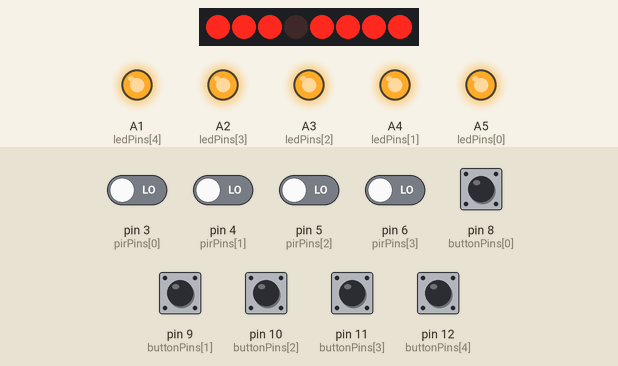
The sketch below on a simulated Arduino Uno, built with avr-gcc and run on an emulated ATmega328P. Parts: 8 shift-register outputs drawn as a row of LEDs (first output left, lit = HIGH), output pins drawn as LEDs (lit = HIGH). Wiring (inferred from the names in the program): shift register (74HC595): data A0; shift clock pin 13; latch pin 7. Wiring (inferred from the signals the program sends): row of LEDs: on Q0, Q1, Q2, Q3, Q4, Q5, Q6, Q7. Dashed ring = blinking. Inputs (shaded band) come from the test bench; at power-on: pin 8 (buttonPins[0]), pin 9 (buttonPins[1]), pin 10 (buttonPins[2]), pin 11 (buttonPins[3]), pin 12 (buttonPins[4]) HIGH, pin 3 (pirPins[0]), pin 4 (pirPins[1]), pin 5 (pirPins[2]), pin 6 (pirPins[3]) LOW. Pins used as bus, display or sensor lines are not drawn.

Above: at 1.2 s.
1.3 s: pin 8 (buttonPins[0]) pulled LOW for 1 s
At 1.75 s:
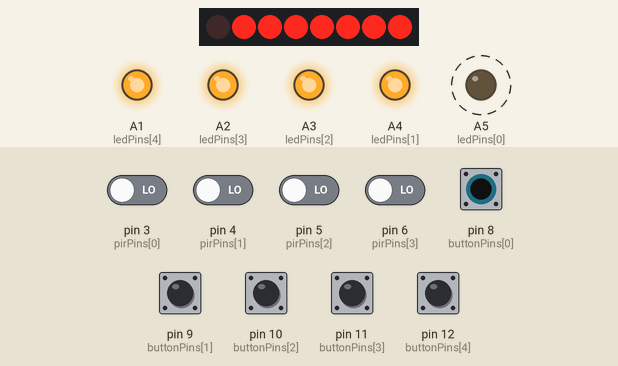
4.0 s: pin 9 (buttonPins[1]) pulled LOW for 0.15 s
At 5.2 s:
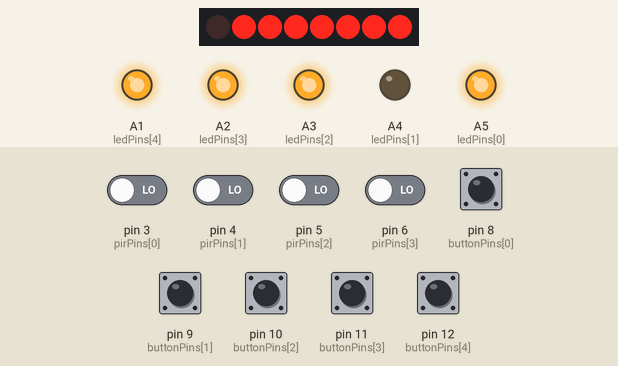
5.8 s: pin 10 (buttonPins[2]) pulled LOW for 0.15 s
At 6.6 s:
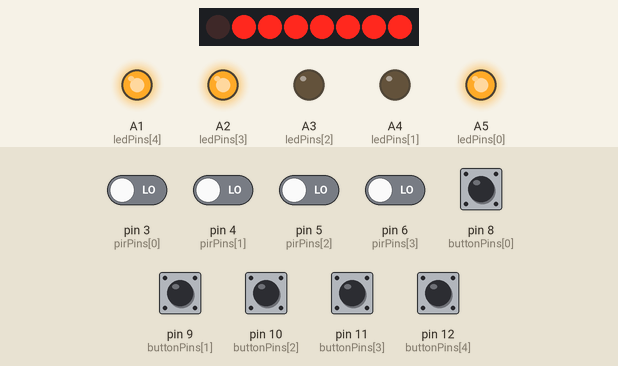
7.6 s: pin 4 (pirPins[1]) driven HIGH
At 8.8 s:
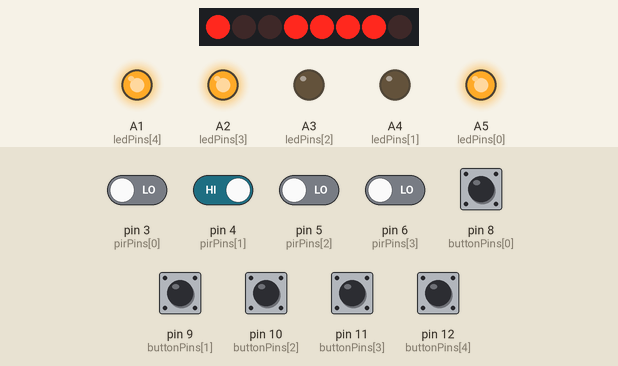
9.1 s: pin 5 (pirPins[2]) driven HIGH
At 10.0 s:
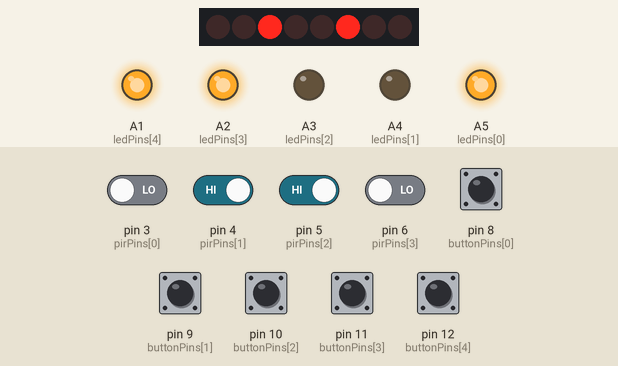
10.6 s: pin 11 (buttonPins[3]) pulled LOW for 0.15 s
At 11.4 s:
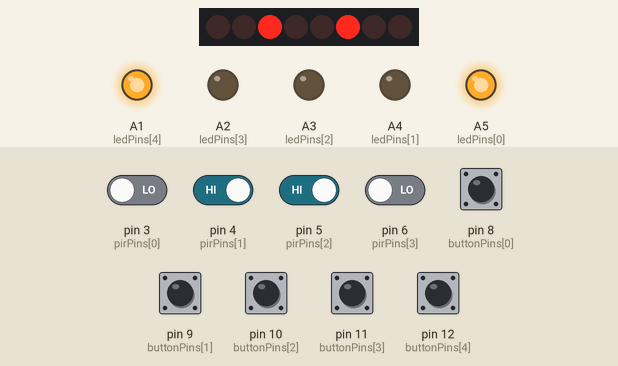
Timing chart, 0 to 13.4 s (numbered marks = the images above; inputs shaded):
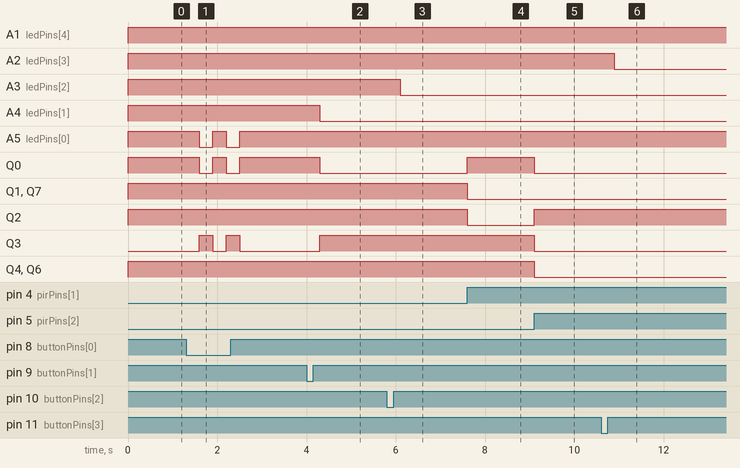

Measured:
- after the input at 1.3 s, A5 (ledPins[0]), Q0: alternates HIGH for 0.30 s and LOW for 0.30 s, 4 changes in all, then stays HIGH, starting after 0.30 s; Q3: alternates HIGH for 0.30 s and LOW for 0.30 s, 4 changes in all, then stays LOW, starting after 0.30 s
- after the input at 4.0 s, A4 (ledPins[1]), Q0: HIGH → LOW after 0.30 s; Q3: LOW → HIGH after 0.30 s
- after the input at 5.8 s, A3 (ledPins[2]): HIGH → LOW after 0.30 s
- after the input at 7.6 s, Q0: LOW → HIGH at once; Q1, Q2, Q7: HIGH → LOW at once
- after the input at 9.1 s, Q0, Q3, Q4, Q6: HIGH → LOW at once; Q2: LOW → HIGH at once
- after the input at 10.6 s, A2 (ledPins[3]): HIGH → LOW after 0.30 s

The sketch:

main.ino
```cpp
const int pirPins[] = {3, 4, 5, 6, 2};
const int buttonPins[] = {8, 9, 10, 11, 12};
const int ledPins[] = {A5, A4, A3, A2, A1};
const int numSensors = 5;
const int datapin = A0;
const int latchpin = 7;
const int clockpin = 13;
const int cyfry[5] = {121, 36, 48, 25, 18};
const byte dolnaKreska = 247;
const byte gornaKreska = 254;

bool sensorEnabled[numSensors] = {false};
bool motionDetected[numSensors] = {false};

void setup() {
  for (int i = 0; i < numSensors; i++) {
    pinMode(pirPins[i], INPUT);
    pinMode(buttonPins[i], INPUT_PULLUP);
    pinMode(ledPins[i], OUTPUT);
  }
  pinMode(datapin, OUTPUT);
  pinMode(latchpin, OUTPUT);
  pinMode(clockpin, OUTPUT);
  Serial.begin(9600);
}

void loop() {
  int activeSensorsCount = 0;
  bool anySensorEnabled = false;

  for (int i = 0; i < numSensors; i++) {
    if (digitalRead(buttonPins[i]) == LOW) {
      sensorEnabled[i] = !sensorEnabled[i];
      if (!sensorEnabled[i]) motionDetected[i] = false;
      delay(300);
    }

    digitalWrite(ledPins[i], !sensorEnabled[i]);

    if (sensorEnabled[i]) {
      anySensorEnabled = true;
      if (digitalRead(pirPins[i]) == HIGH) motionDetected[i] = true;
      if (motionDetected[i]) activeSensorsCount++;
    }
  }

  if (!anySensorEnabled) {
    sendToDisplay(dolnaKreska);
  } else if (activeSensorsCount == 0) {
    sendToDisplay(gornaKreska);
  } else {
    if (activeSensorsCount >= 1 && activeSensorsCount <= 5) {
      sendToDisplay(cyfry[activeSensorsCount - 1]);
    }
  }
}

void sendToDisplay(byte symbol) {
  digitalWrite(latchpin, LOW);
  shiftOut(datapin, clockpin, MSBFIRST, symbol);
  digitalWrite(latchpin, HIGH);
}
```
